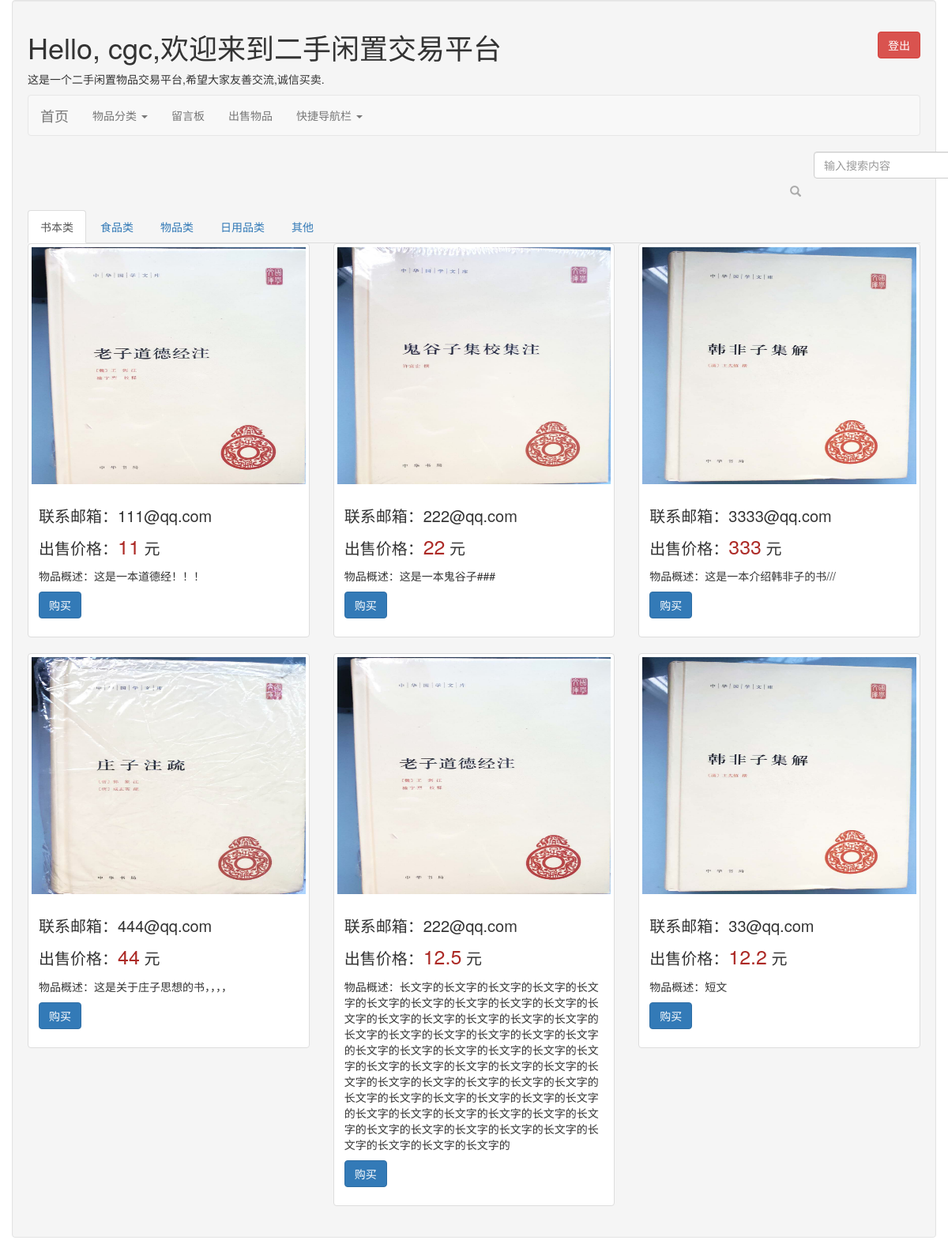
Page /sale_good/showImg/ (signed in) on the committed database.
### sale_good/models.py (models this page shows, shortened)
class salegood(models.Model):
    description = models.TextField(max_length=256)
    img_url = models.ImageField(upload_to='img') # upload_to指定图片上传的途径，如果不存在则自动创建
    name = models.CharField(max_length=200)
    item_type = (
        ('book', '书本类'),
        ('food','食品类'),
        ('res', '物品类'),
        ('necessary', '日用品类'),
        ('other', '其他'),
    )
    money = models.CharField(max_length=20)
    email = models.EmailField()
    sort = models.CharField(max_length=32,choices=item_type,default='书本类')
    class Meta:
        verbose_name = '出售货物信息'
        verbose_name_plural= '出售货物信息'

### sale_good/views.py (the view)
# urls.py: path('showImg/',views.showImg , name = 'showImg'),
def showImg(request):
    imgs =models.salegood.objects.all() # 从数据库中取出所有的图片路径
    sort = models.salegood.objects.all().values('sort')
    context = {
        'imgs' : imgs,
        'sort' : sort
    }
    return render(request, 'sale_good/showImg.html', locals())

### templates/sale_good/showImg.html (shortened to what this page needs)
{% extends "base.html" %}
{% block content %}
<div class="tabbable tabs-below" id="tabs-972946">
    <ul class="nav nav-tabs">
        <li class="active">
            <a href="#panel-125424" data-toggle="tab">书本类</a>
        </li>
        <li class="">
            <a href="#panel-947621" data-toggle="tab">食品类</a>
        </li>
        <li class="">
            <a href="#panel-947622" data-toggle="tab">物品类</a>
        </li>
        <li class="">
            <a href="#panel-947623" data-toggle="tab">日用品类</a>
        </li>
        <li class="">
            <a href="#panel-947624" data-toggle="tab">其他</a>
        </li>
    </ul>
    <div class="tab-content">
        <div class="tab-pane active" id="panel-125424"  >
            <div class="row" id="panel-125424" >
                {% for item in imgs %}
                    {% if item.sort == 'book' %}
                        <div class="col-sm-4 col-md-4" >
                            <div class="thumbnail" >
                                <img src="{{ item.img_url.url }}" alt="#" style="height: 300px;width: 350px" >
                                    <div class="caption">
                                        <h3 style="font-size: 20px">联系邮箱：<span>{{ item.email }}</span></h3>
                                        <p style="font-size: 20px">出售价格：<span style="color: #ac2925;font-size: 25px">{{ item.money }}</span> 元</p>
                                        <p><span>物品概述：</span>{{ item.description }}</p>
                                        <p>
                                            <a class="btn btn-primary" href="#"  type="button" >
                                                购买
                                            </a>
                                        </p>
                                    </div>
                            </div>
                         </div>
                    {% endif %}
                {% endfor %}
            </div>
        </div>
    </div>
</div>
{% endblock %}

### rows in the picture
salegood: img_url (picture), email "111@qq.com", money "11", description "这是一本道德经！！！"
salegood: img_url (picture), email "222@qq.com", money "22", description "这是一本鬼谷子###"
salegood: img_url (picture), email "3333@qq.com", money "333", description "这是一本介绍韩非子的书///"
salegood: img_url (picture), email "444@qq.com", money "44", description "这是关于庄子思想的书，，，，"
salegood: img_url (picture), email "222@qq.com", money "12.5", description "长文字的长文字的长文字的长文字的长文字的长文字的长文字的长文字的长文字的长文字的长文字的长文字的长文字的长文字的长文字的长文字的长文字的长文字的长文字的长文字的长文字的长文字的长文字的长文字的长文字的长文字的长文字的长文字的长文字的长文字的长文字的长文字的长文字的长文字的长文字的长文字的长文字的长文字的长文字的长文字的长文字的长文字的长文字的长文字的长文字的长文字的长文字的长文字的长文字的长文字的长文字的长文字的长文字的长文字的长文字的长文字的长文字的长文字的长文字的长文字的"
salegood: img_url (picture), email "33@qq.com", money "12.2", description "短文"

### other values in the picture
{{ request.session.user_name }} "cgc"
